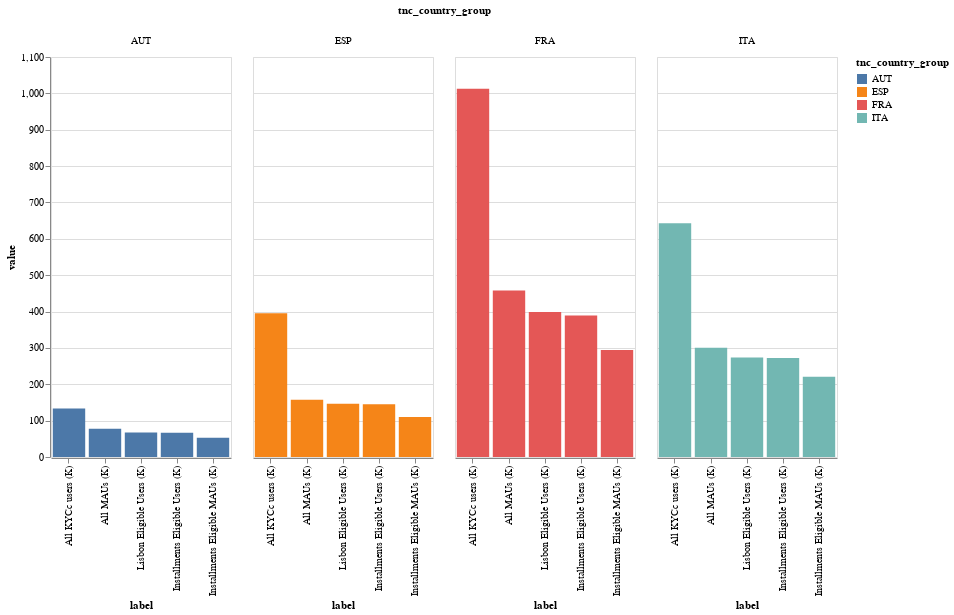

The code cell stored with this chart in its notebook:
### Code cell
af.column_multi(
    grouped_elig_users_df,
    "tnc_country_group",
    "label",
    "value",
    "tnc_country_group",
    180,
    400,
    "-y",
)

### Figure 1 — Vega-Lite specification as saved in the notebook (floating-point values rounded to 4 significant figures)
{"config": {"view": {"continuousWidth": 400, "continuousHeight": 300}}, "data": {"name": "data-c19fd06264bd0734afe11b4f41abbc0c"}, "mark": "bar", "encoding": {"color": {"field": "tnc_country_group", "type": "nominal"}, "column": {"field": "tnc_country_group", "type": "nominal"}, "tooltip": {"field": "value", "type": "quantitative"}, "x": {"field": "label", "sort": "-y", "type": "nominal"}, "y": {"field": "value", "type": "quantitative"}}, "height": 400, "width": 180, "$schema": "https://vega.github.io/schema/vega-lite/v4.17.0.json", "datasets": {"data-c19fd06264bd0734afe11b4f41abbc0c": [{"tnc_country_group": "ESP       ", "label": "All KYCc users (K)", "value": 395.1}, {"tnc_country_group": "AUT       ", "label": "All KYCc users (K)", "value": 133.5}, {"tnc_country_group": "ITA       ", "label": "All KYCc users (K)", "value": 643.0}, {"tnc_country_group": "FRA       ", "label": "All KYCc users (K)", "value": 1013.0}, {"tnc_country_group": "ESP       ", "label": "All MAUs (K)", "value": 157.1}, {"tnc_country_group": "AUT       ", "label": "All MAUs (K)", "value": 77.93}, {"tnc_country_group": "ITA       ", "label": "All MAUs (K)", "value": 300.3}, {"tnc_country_group": "FRA       ", "label": "All MAUs (K)", "value": 457.8}, {"tnc_country_group": "ESP       ", "label": "Lisbon Eligible Users (K)", "value": 146.7}, {"tnc_country_group": "AUT       ", "label": "Lisbon Eligible Users (K)", "value": 67.22}, {"tnc_country_group": "ITA       ", "label": "Lisbon Eligible Users (K)", "value": 273.6}, {"tnc_country_group": "FRA       ", "label": "Lisbon Eligible Users (K)", "value": 398.9}, {"tnc_country_group": "ESP       ", "label": "Installments Eligible Users (K)", "value": 145.4}, {"tnc_country_group": "AUT       ", "label": "Installments Eligible Users (K)", "value": 66.88}, {"tnc_country_group": "ITA       ", "label": "Installments Eligible Users (K)", "value": 272.0}, {"tnc_country_group": "FRA       ", "label": "Installments Eligible Users (K)", "value": 389.1}, {"tnc_country_group": "ESP       ", "label": "Installments Eligible MAUs (K)", "value": 110.1}, {"tnc_country_group": "AUT       ", "label": "Installments Eligible MAUs (K)", "value": 52.89}, {"tnc_country_group": "ITA       ", "label": "Installments Eligible MAUs (K)", "value": 220.4}, {"tnc_country_group": "FRA       ", "label": "Installments Eligible MAUs (K)", "value": 294.2}]}}
